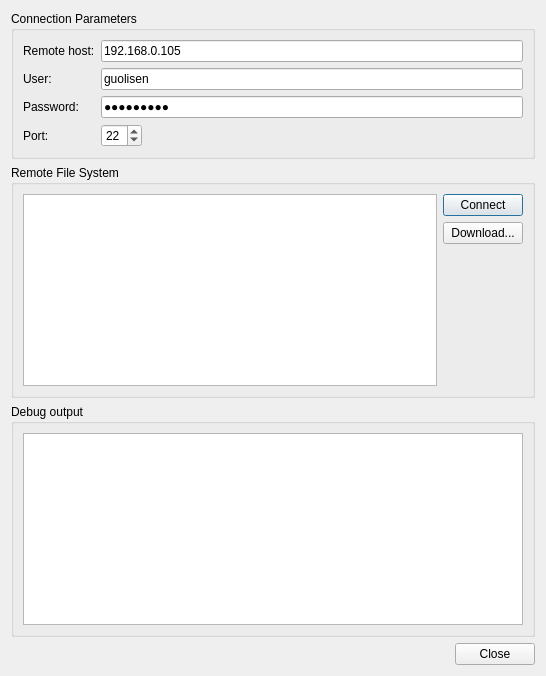
<?xml version="1.0" encoding="UTF-8"?>
<ui version="4.0">
 <class>Window</class>
 <widget class="QDialog" name="Window">
  <property name="geometry">
   <rect>
    <x>0</x>
    <y>0</y>
    <width>546</width>
    <height>676</height>
   </rect>
  </property>
  <property name="windowTitle">
   <string>Dialog</string>
  </property>
  <layout class="QVBoxLayout" name="verticalLayout_3">
   <item>
    <widget class="QGroupBox" name="groupBox">
     <property name="title">
      <string>Connection Parameters</string>
     </property>
     <layout class="QFormLayout" name="formLayout">
      <item row="0" column="0">
       <widget class="QLabel" name="label">
        <property name="text">
         <string>Remote host:</string>
        </property>
       </widget>
      </item>
      <item row="0" column="1">
       <widget class="QLineEdit" name="hostLineEdit">
        <property name="text">
         <string>192.168.0.105</string>
        </property>
       </widget>
      </item>
      <item row="1" column="0">
       <widget class="QLabel" name="label_3">
        <property name="text">
         <string>User:</string>
        </property>
       </widget>
      </item>
      <item row="1" column="1">
       <widget class="QLineEdit" name="userLineEdit">
        <property name="text">
         <string>guolisen</string>
        </property>
       </widget>
      </item>
      <item row="2" column="0">
       <widget class="QLabel" name="label_4">
        <property name="text">
         <string>Password:</string>
        </property>
       </widget>
      </item>
      <item row="2" column="1">
       <widget class="QLineEdit" name="passwordLineEdit">
        <property name="text">
         <string>lifesgood</string>
        </property>
        <property name="echoMode">
         <enum>QLineEdit::Password</enum>
        </property>
       </widget>
      </item>
      <item row="3" column="0">
       <widget class="QLabel" name="label_2">
        <property name="text">
         <string>Port:</string>
        </property>
       </widget>
      </item>
      <item row="3" column="1">
       <layout class="QHBoxLayout" name="horizontalLayout">
        <item>
         <widget class="QSpinBox" name="portSpinBox">
          <property name="value">
           <number>22</number>
          </property>
         </widget>
        </item>
        <item>
         <spacer name="horizontalSpacer">
          <property name="orientation">
           <enum>Qt::Horizontal</enum>
          </property>
          <property name="sizeHint" stdset="0">
           <size>
            <width>40</width>
            <height>20</height>
           </size>
          </property>
         </spacer>
        </item>
       </layout>
      </item>
     </layout>
    </widget>
   </item>
   <item>
    <widget class="QGroupBox" name="groupBox_2">
     <property name="title">
      <string>Remote File System</string>
     </property>
     <layout class="QVBoxLayout" name="verticalLayout_4">
      <item>
       <layout class="QHBoxLayout" name="horizontalLayout_3">
        <item>
         <widget class="QTreeView" name="fsView">
          <property name="sizePolicy">
           <sizepolicy hsizetype="Expanding" vsizetype="Expanding">
            <horstretch>1</horstretch>
            <verstretch>1</verstretch>
           </sizepolicy>
          </property>
         </widget>
        </item>
        <item>
         <layout class="QVBoxLayout" name="verticalLayout_2">
          <item>
           <widget class="QPushButton" name="connectButton">
            <property name="text">
             <string>Connect</string>
            </property>
           </widget>
          </item>
          <item>
           <widget class="QPushButton" name="downloadButton">
            <property name="text">
             <string>Download...</string>
            </property>
           </widget>
          </item>
          <item>
           <spacer name="verticalSpacer">
            <property name="orientation">
             <enum>Qt::Vertical</enum>
            </property>
            <property name="sizeHint" stdset="0">
             <size>
              <width>20</width>
              <height>40</height>
             </size>
            </property>
           </spacer>
          </item>
         </layout>
        </item>
       </layout>
      </item>
     </layout>
    </widget>
   </item>
   <item>
    <widget class="QGroupBox" name="groupBox_3">
     <property name="title">
      <string>Debug output</string>
     </property>
     <layout class="QVBoxLayout" name="verticalLayout">
      <item>
       <widget class="QPlainTextEdit" name="outputTextEdit"/>
      </item>
     </layout>
    </widget>
   </item>
   <item>
    <layout class="QHBoxLayout" name="horizontalLayout_2">
     <item>
      <widget class="QDialogButtonBox" name="buttonBox">
       <property name="orientation">
        <enum>Qt::Horizontal</enum>
       </property>
       <property name="standardButtons">
        <set>QDialogButtonBox::Close</set>
       </property>
      </widget>
     </item>
    </layout>
   </item>
  </layout>
 </widget>
 <resources/>
 <connections>
  <connection>
   <sender>buttonBox</sender>
   <signal>rejected()</signal>
   <receiver>Window</receiver>
   <slot>reject()</slot>
   <hints>
    <hint type="sourcelabel">
     <x>316</x>
     <y>260</y>
    </hint>
    <hint type="destinationlabel">
     <x>286</x>
     <y>274</y>
    </hint>
   </hints>
  </connection>
  <connection>
   <sender>buttonBox</sender>
   <signal>accepted()</signal>
   <receiver>Window</receiver>
   <slot>accept()</slot>
   <hints>
    <hint type="sourcelabel">
     <x>248</x>
     <y>254</y>
    </hint>
    <hint type="destinationlabel">
     <x>157</x>
     <y>274</y>
    </hint>
   </hints>
  </connection>
 </connections>
</ui>
